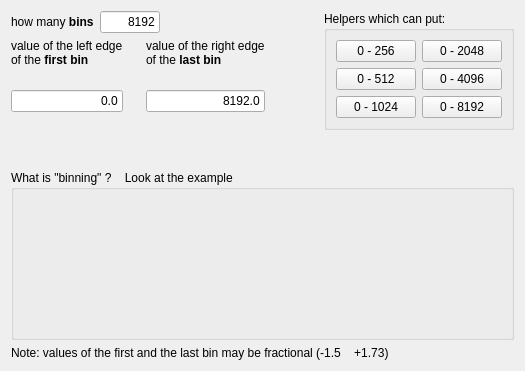
  <widget class="QWizardPage" name="wizardPage_1D_binning">
   <property name="title">
    <string>Binning</string>
   </property>
   <property name="subTitle">
    <string>specify a binning for your 1D spectrum</string>
   </property>
   <attribute name="pageId">
    <string notr="true">20</string>
   </attribute>
   <layout class="QVBoxLayout" name="verticalLayout_18">
    <item>
     <layout class="QHBoxLayout" name="horizontalLayout_24" stretch="7,2,2">
      <item>
       <layout class="QVBoxLayout" name="verticalLayout_3">
        <item>
         <layout class="QHBoxLayout" name="horizontalLayout_3" stretch="1,1,7">
          <item>
           <widget class="QLabel" name="textLabel1">
            <property name="text">
             <string>&lt;html&gt;&lt;head/&gt;&lt;body&gt;&lt;p&gt;how many &lt;span style=&quot; font-weight:600;&quot;&gt;bins&lt;/span&gt;&lt;/p&gt;&lt;/body&gt;&lt;/html&gt;</string>
            </property>
            <property name="wordWrap">
             <bool>false</bool>
            </property>
           </widget>
          </item>
          <item>
           <widget class="QLineEdit" name="lineEdit_bins">
            <property name="minimumSize">
             <size>
              <width>60</width>
              <height>0</height>
             </size>
            </property>
            <property name="text">
             <string>8192</string>
            </property>
            <property name="maxLength">
             <number>8</number>
            </property>
            <property name="alignment">
             <set>Qt::AlignmentFlag::AlignRight</set>
            </property>
           </widget>
          </item>
          <item>
           <spacer name="horizontalSpacer">
            <property name="orientation">
             <enum>Qt::Orientation::Horizontal</enum>
            </property>
            <property name="sizeHint" stdset="0">
             <size>
              <width>40</width>
              <height>20</height>
             </size>
            </property>
           </spacer>
          </item>
         </layout>
        </item>
        <item>
         <layout class="QHBoxLayout" name="horizontalLayout_23">
          <item>
           <layout class="QHBoxLayout" name="horizontalLayout_4">
            <item>
             <layout class="QHBoxLayout" name="horizontalLayout_2">
              <property name="spacing">
               <number>23</number>
              </property>
              <item>
               <layout class="QVBoxLayout" name="verticalLayout">
                <item>
                 <widget class="QLabel" name="textLabel1_2">
                  <property name="text">
                   <string>&lt;html&gt;&lt;head/&gt;&lt;body&gt;&lt;p&gt;value of the left edge &lt;br/&gt;of the &lt;span style=&quot; font-weight:600;&quot;&gt;first bin&lt;/span&gt;&lt;/p&gt;&lt;/body&gt;&lt;/html&gt;</string>
                  </property>
                  <property name="wordWrap">
                   <bool>false</bool>
                  </property>
                 </widget>
                </item>
                <item>
                 <widget class="QLineEdit" name="lineEdit_first_bin">
                  <property name="text">
                   <string>0.0</string>
                  </property>
                  <property name="maxLength">
                   <number>8</number>
                  </property>
                  <property name="alignment">
                   <set>Qt::AlignmentFlag::AlignRight</set>
                  </property>
                 </widget>
                </item>
               </layout>
              </item>
              <item>
               <layout class="QVBoxLayout" name="verticalLayout_2">
                <item>
                 <widget class="QLabel" name="textLabel1_2_2">
                  <property name="text">
                   <string>&lt;html&gt;&lt;head/&gt;&lt;body&gt;&lt;p&gt;value of the right edge &lt;br/&gt;of the &lt;span style=&quot; font-weight:600;&quot;&gt;last bin&lt;/span&gt;&lt;/p&gt;&lt;/body&gt;&lt;/html&gt;</string>
                  </property>
                  <property name="wordWrap">
                   <bool>false</bool>
                  </property>
                 </widget>
                </item>
                <item>
                 <widget class="QLineEdit" name="lineEdit_last_bin">
                  <property name="text">
                   <string>8192.0</string>
                  </property>
                  <property name="alignment">
                   <set>Qt::AlignmentFlag::AlignRight</set>
                  </property>
                 </widget>
                </item>
               </layout>
              </item>
             </layout>
            </item>
            <item>
             <spacer name="horizontalSpacer_2">
              <property name="orientation">
               <enum>Qt::Orientation::Horizontal</enum>
              </property>
              <property name="sizeHint" stdset="0">
               <size>
                <width>40</width>
                <height>20</height>
               </size>
              </property>
             </spacer>
            </item>
           </layout>
          </item>
         </layout>
        </item>
        <item>
         <spacer name="verticalSpacer_2">
          <property name="orientation">
           <enum>Qt::Orientation::Vertical</enum>
          </property>
          <property name="sizeHint" stdset="0">
           <size>
            <width>20</width>
            <height>13</height>
           </size>
          </property>
         </spacer>
        </item>
       </layout>
      </item>
      <item>
       <widget class="QLabel" name="pixmapLabel_strzalka">
        <property name="sizePolicy">
         <sizepolicy hsizetype="Fixed" vsizetype="Fixed">
          <horstretch>0</horstretch>
          <verstretch>0</verstretch>
         </sizepolicy>
        </property>
        <property name="maximumSize">
         <size>
          <width>64</width>
          <height>64</height>
         </size>
        </property>
        <property name="pixmap">
         <pixmap resource="greware_icons.qrc">:/images/images/strzala_lewo.png</pixmap>
        </property>
        <property name="scaledContents">
         <bool>true</bool>
        </property>
        <property name="alignment">
         <set>Qt::AlignmentFlag::AlignCenter</set>
        </property>
        <property name="wordWrap">
         <bool>false</bool>
        </property>
       </widget>
      </item>
      <item>
       <widget class="QGroupBox" name="groupBox_4">
        <property name="title">
         <string>Helpers which can put:</string>
        </property>
        <layout class="QGridLayout" name="gridLayout">
         <item row="0" column="0">
          <widget class="QPushButton" name="pushButton_256">
           <property name="text">
            <string>0 - 256</string>
           </property>
          </widget>
         </item>
         <item row="0" column="1">
          <widget class="QPushButton" name="pushButton_2048">
           <property name="text">
            <string>0 - 2048</string>
           </property>
          </widget>
         </item>
         <item row="1" column="0">
          <widget class="QPushButton" name="pushButton_512">
           <property name="text">
            <string>0 - 512</string>
           </property>
          </widget>
         </item>
         <item row="1" column="1">
          <widget class="QPushButton" name="pushButton_4096">
           <property name="text">
            <string>0 - 4096</string>
           </property>
          </widget>
         </item>
         <item row="2" column="0">
          <widget class="QPushButton" name="pushButton_1024">
           <property name="text">
            <string>0 - 1024</string>
           </property>
          </widget>
         </item>
         <item row="2" column="1">
          <widget class="QPushButton" name="pushButton_8192">
           <property name="text">
            <string>0 - 8192</string>
           </property>
          </widget>
         </item>
        </layout>
       </widget>
      </item>
     </layout>
    </item>
    <item>
     <spacer name="verticalSpacer">
      <property name="orientation">
       <enum>Qt::Orientation::Vertical</enum>
      </property>
      <property name="sizeHint" stdset="0">
       <size>
        <width>20</width>
        <height>34</height>
       </size>
      </property>
     </spacer>
    </item>
    <item>
     <widget class="QGroupBox" name="groupBox">
      <property name="minimumSize">
       <size>
        <width>0</width>
        <height>170</height>
       </size>
      </property>
      <property name="title">
       <string>What is &quot;binning&quot; ?    Look at the example</string>
      </property>
      <layout class="QHBoxLayout" name="horizontalLayout">
       <item>
        <widget class="QLabel" name="pixmapLabel1">
         <property name="sizePolicy">
          <sizepolicy hsizetype="Fixed" vsizetype="Fixed">
           <horstretch>0</horstretch>
           <verstretch>0</verstretch>
          </sizepolicy>
         </property>
         <property name="maximumSize">
          <size>
           <width>250</width>
           <height>200</height>
          </size>
         </property>
         <property name="pixmap">
          <pixmap resource="greware_icons.qrc">:/images/images/1d_binning.png</pixmap>
         </property>
         <property name="scaledContents">
          <bool>true</bool>
         </property>
         <property name="alignment">
          <set>Qt::AlignmentFlag::AlignCenter</set>
         </property>
         <property name="wordWrap">
          <bool>false</bool>
         </property>
        </widget>
       </item>
      </layout>
     </widget>
    </item>
    <item>
     <widget class="QLabel" name="textLabel1_6">
      <property name="text">
       <string>Note: values of the first and the last bin may be fractional (-1.5    +1.73)</string>
      </property>
      <property name="wordWrap">
       <bool>false</bool>
      </property>
     </widget>
    </item>
   </layout>
   <zorder>textLabel1_6</zorder>
   <zorder>groupBox</zorder>
  </widget>
